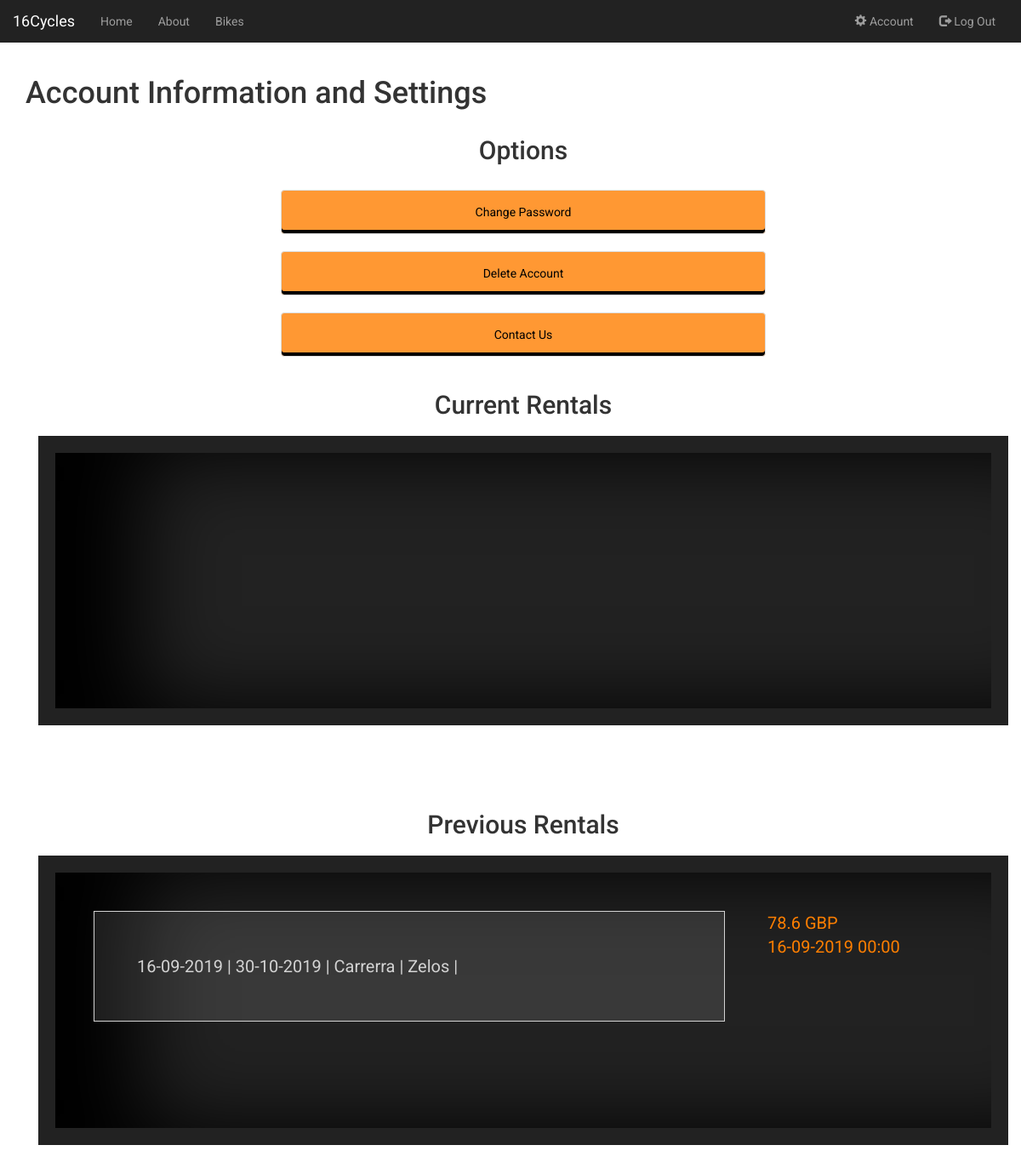
Before: /account (signed in) with the older database file.
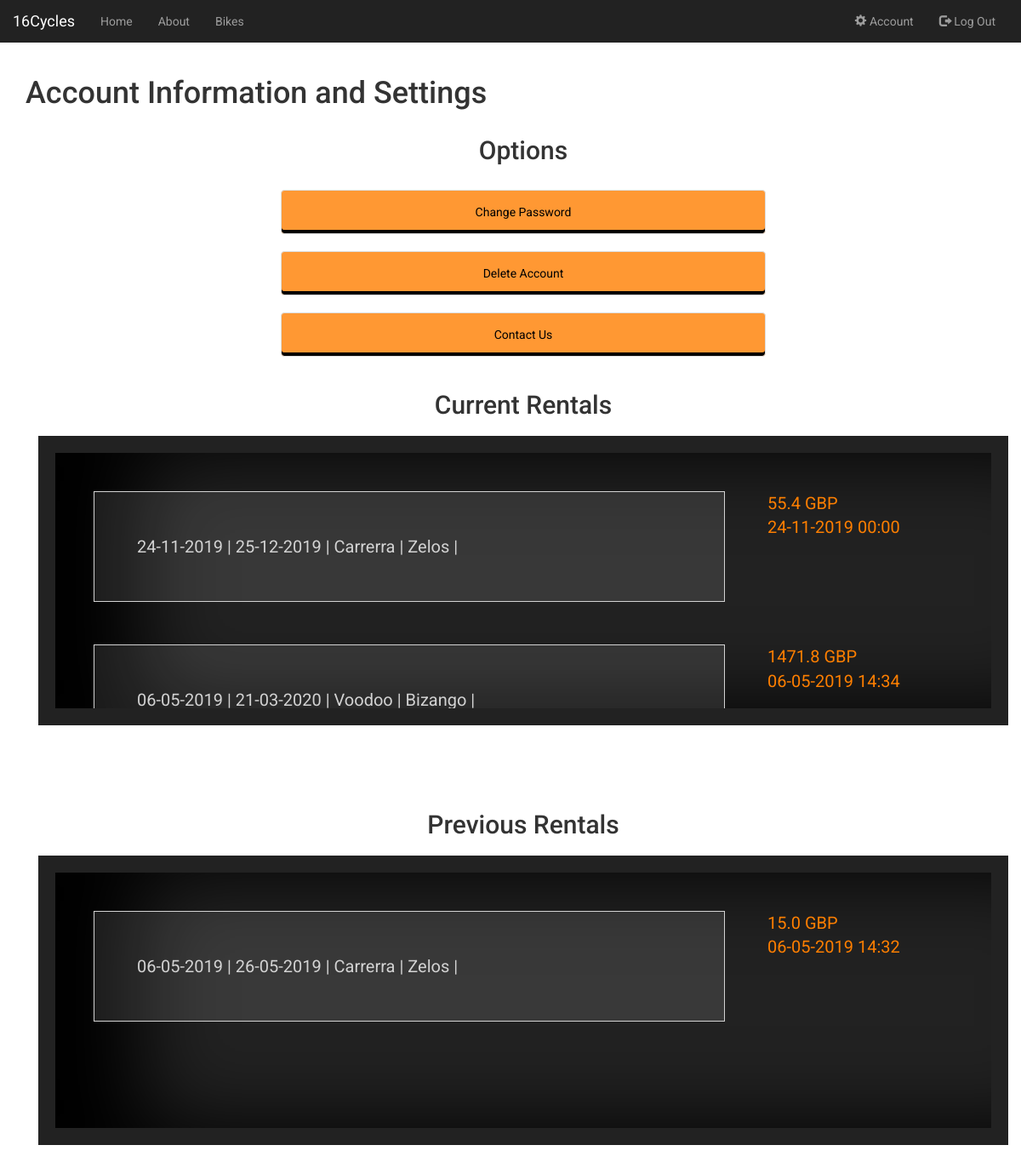
After: the same page with the newer database file.
### app/models.py (models this page shows)
class Rented_Bikes(db.Model):
    __tablename__ = 'rented_bikes'
    id = db.Column(db.Integer, primary_key=True)
    start_date = db.Column(db.DateTime, nullable=False, default=datetime.utcnow)
    end_date = db.Column(db.DateTime, nullable=False)
    price = db.Column(db.Float, default=0.0)
    bike_id = db.Column(db.Integer, db.ForeignKey('bikes.id'), nullable=False)
    order_id = db.Column(db.Integer, db.ForeignKey('orders.id'), nullable=False)

class Bike_Types(db.Model):
    __tablename__ = 'bike_types'
    id = db.Column(db.Integer, primary_key=True)
    gears = db.Column(db.Integer, default=0)
    weight = db.Column(db.Float, default=0.0)
    brand = db.Column(db.String(50),nullable=False)
    model = db.Column(db.String(50),nullable=False)
    image = db.Column(db.String(20), nullable=False, default='default.jpg')
    colour = db.Column(db.String(50),nullable=False)
    user_type = db.Column(db.String(100),nullable=False)
    use_type = db.Column(db.String(100),nullable=False)
    times_rented = db.Column(db.Integer, default=0)
    bikes = db.relationship('Bikes', backref='bike_type', lazy=True)
    rental_rates = db.relationship('Rental_Rates', backref='bike_type', lazy=True)

### app/views.py (the view)
@app.route('/account')
@login_required
def account():
    form = ExtendDate()
    user_orders = Orders.query.filter_by(user_id=current_user.id).all()
    today = datetime.datetime.today()
    current_dates = []
    past_dates = []
    current_rentals = []
    past_rentals = []
    current_types = []
    past_types = []
    for order in user_orders:
        rented_bike = order.rented_bikes[0]
        bike_item = Bikes.query.filter_by(id=rented_bike.bike_id).first()
        bike_type = Bike_Types.query.filter_by(id=bike_item.bike_type_id).first()
        date = order.date.strftime("%d-%m-%Y %H:%M")
        if rented_bike.end_date >= today:
            current_dates.append(date)
            current_rentals.append(rented_bike)
            current_types.append(bike_type)
        else:
            past_dates.append(date)
            past_rentals.append(rented_bike)
            past_types.append(bike_type)
    return render_template("account.html", len_curr_rentals=len(current_rentals), len_past_rentals=len(past_rentals),
     form=form, past_rentals=past_rentals,
     current_rentals=current_rentals, current_types=current_types, past_types=past_types,
     current_dates=current_dates, past_dates=past_dates) # redirect to the account page

### app/models.py (called while the page is built)
@login_manager.user_loader
def load_user(user_id):
	return Users.query.get(int(user_id))

### app/templates/account.html (shortened to what this page needs)
{% extends "base.html" %}
{% block content %}
<head>
  <link rel="stylesheet" href="{{ url_for('static', filename='css/account.css') }}">
</head>
<div class="container">
  <div class="row">
    <h1>Account Information and Settings</h1>
  </div>
    <h2> Options </h2>
    <div class="option-box">
    <a href="{{ url_for('resetPassword') }}" class="list-group">
          <li class="list-group-item">
                Change Password
          </li>
    </a>
    <a href="#" class="list-group">
          <li class="list-group-item">
                Delete Account
          </li>
    </a>
    <a href="/meetOurStaff" class="list-group">
          <li class="list-group-item">
                Contact Us
          </li>
    </a>
    </div>
    <h2> Current Rentals </h2>
    <div class="details-box">
        <div class="details">
            {% for n in range(len_curr_rentals) %}
            <div class="record">
                {{current_rentals[n].start_date.strftime('%d-%m-%Y') + " |"}}
                {{current_rentals[n].end_date.strftime('%d-%m-%Y') + " |"}}
                {{current_types[n].brand + " |"}}
                {{current_types[n].model + " |"}}
            </div>
            <div class="dateselection-box">
                    {{ current_rentals[n].price}} GBP </br>
                    {{ current_dates[n]}}
            </div>
            {% endfor %}
        </div>
    </div>
    <h2> Previous Rentals </h2>
    <div class="details-box">
        <div class="details">
            {% for n in range(len_past_rentals) %}
            <div class="record">
                {{past_rentals[n].start_date.strftime('%d-%m-%Y') + " |"}}
                {{past_rentals[n].end_date.strftime('%d-%m-%Y') + " |"}}
                {{past_types[n].brand + " |"}}
                {{past_types[n].model + " |"}}
            </div>
            <div class="dateselection-box">
                {{ past_rentals[n].price}} GBP </br>
                {{ past_dates[n] }}
            </div>
            {% endfor %}
        </div>
    </div>
</div>
{% endblock %}

### app/templates/base.html (shortened to what this page needs)
<!DOCTYPE html>
<html lang="en">
<head>
  <link rel="stylesheet" href="https://maxcdn.bootstrapcdn.com/bootstrap/3.4.0/css/bootstrap.min.css">
  <link rel="stylesheet" href="{{ url_for('static', filename='css/base.css') }}">
</head>
<body>
  <nav class="navbar navbar-inverse">
    <div class="container-fluid">
      <div class="navbar-header">
        <a class="navbar-brand" href="{{ url_for('home') }}">16Cycles</a>
      </div>
      <div class="collapse navbar-collapse" id="myNavbar">
        <ul class="nav navbar-nav">
          <li><a href="{{ url_for('home') }}">Home</a></li>
          <li><a href="{{ url_for('about') }}">About</a></li>
          <li><a href="{{ url_for('browse') }}">Bikes</a></li>
        </ul>
        <ul class="nav navbar-nav navbar-right">
					{% if current_user.is_authenticated %}
						<li><a href="{{ url_for('account') }}"><span class="glyphicon glyphicon-cog"></span> Account</a></li>
						<li><a href="{{ url_for('logout') }}"><span class="glyphicon glyphicon-log-out"></span> Log Out</a></li>
					{% else %}
	          <li><a href="{{ url_for('sign_up') }}"><span class="glyphicon glyphicon-user"></span> Sign Up</a></li>
	          <li><a href="{{ url_for('login') }}"><span class="glyphicon glyphicon-log-in"></span> Login</a></li>
					{% endif %}
				</ul>
      </div>
    </div>
  </nav>
    <div class="container content">
        {% block content %}{% endblock %}
    </div>
</body>
</html>

### app/static/css/base.css (style rules this page uses)
body { font-family: "Roboto", sans-serif; }
.content { padding-top: 20px; }
.navbar { margin-bottom: 0; border-radius: 0; border: 0; }

### app/static/css/account.css (style rules this page uses)
body { font-family: "Roboto", sans-serif; justify-content: center; }
.content { padding-top: 20px; }
h2 { text-align: center; }
.list-group { padding: 2px; }
.list-group-item { text-align: center; color: black; background-color: rgba(255, 127, 0, 0.8); padding: 15px 32px; border-radius: 0; box-shadow: 0px -4px 0px rgba(0,0,0,1) inset; margin-left: 25%; margin-right: 25%; transition: 0.5s; }
.details-box { clear: left; background-color: rgb(34, 34, 34); float:unset; padding: 20px; margin-top: 20px; margin-bottom: 100px; }
.details { height: 300px; box-shadow: 100px 0 100px rgba(0,0,0,1) inset; padding: 20px; overflow: auto; }
.record { color: lightgrey; font-size: 20px; float: left; width: 70%; background-color: rgba(255,255,255,0.1); padding: 50px; border-style: solid; border-width: 1px; margin: 25px; }
.dateselection-box { color: #ff7f00; float: left; margin: 25px; font-size: 15pt; }

Changed rows visible on the page:
now on this page (row edited): Rented_Bikes: start_date "06-05-2019 |", end_date "21-03-2020 |", price "1471.8"
now on this page (row edited): Bike_Types: brand "Voodoo |", model "Bizango |"
now on this page (row edited): Rented_Bikes: start_date "06-05-2019 |", end_date "26-05-2019 |", price "15.0"
Other visible differences:
new list line: "24-11-2019 | 25-12-2019 | 55.4"
new list line: "Carrerra | Zelos |"
new list line: "GBP 24-11-2019 00:00"
new list line: "GBP 06-05-2019 14:34"
new list line: "GBP 06-05-2019 14:32"
list line gone: "16-09-2019 | 30-10-2019 | 78.6"
list line gone: "Carrerra | Zelos |"
list line gone: "GBP 16-09-2019 00:00"
